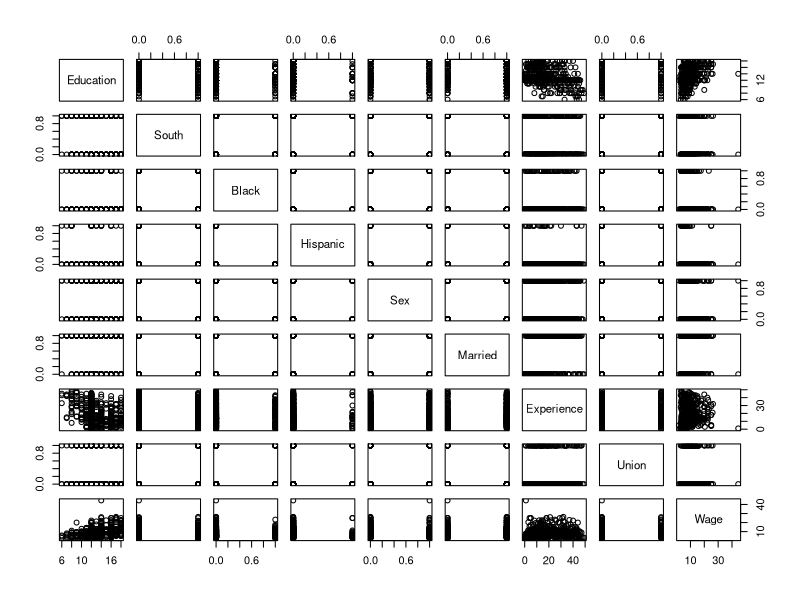

Here is the R script that generated this plot:
## ---- chunk 1
knitr::opts_chunk$set(echo = TRUE)
## ---- chunk 2
WAGES <- read.table("wages.txt",header = TRUE)
head(WAGES)
## ---- chunk 3
pairs(WAGES)
summary(WAGES)
## ---- chunk 4
lin_model_1 <- lm(Wage~Education+Black+Hispanic+Experience+South+Sex+Married,data=WAGES)
## ---- chunk 5
summary(lin_model_1)
## ---- chunk 6
### Gibbs Sampler #######

gibbsMLR=function(y,X,nIter=10000,df0=4,S0=var(y)*0.8*(df0-2),b0=0,varB=1e12,verbose=500){
  
  ## Objects to store samples
  p=ncol(X); n=nrow(X)
  B=matrix(nrow=nIter,ncol=p,0) # create a matrix to store the gibbs sample for beta
  varE=rep(NA,nIter)      # .. for error variance
  
  ## Initialize
  B[1,]=0     # initial values for slopes
  B[1,1]=mean(y)  # initial value for y-intercept
  b=B[1,]
  varE[1]=var(y)  # initial error variance
  resid=y-B[1,1]  # centered y (orthogonal)
  
  ## Computing sum x'x for each column
  SSx=colSums(X^2)
  
  for(i in 2:nIter){
    # Sampling regression coefficients
    for(j in 1:p){
      A=SSx[j]/varE[i-1]+1/varB
      Xy= sum(X[,j]*resid)+SSx[j]*b[j]  # equivalent to X[,j]'(y-X[,-j]%*%b[-j])
      rhs=Xy/varE[i-1]  + b0/varB  # Numerator of beta^tilda_k
      condMean=rhs/A
      condVar=1/A
      b_old=b[j]
      b[j]=rnorm(n=1,mean=condMean,sd=sqrt(condVar))
      B[i,j]=b[j]  
      resid=resid-X[,j]*(b[j]-b_old) # updating residuals
    }
    # Sampling the error variance  
    RSS=sum(resid^2)
    DF=n+df0
    S=RSS+S0
    varE[i]=S/rchisq(df=DF,n=1)
    
   ## if(i%%verbose==0){ cat(' Iter ', i, '\n') }
  }
  
  out=list(effects=B,varE=varE)
  return(out)
}
